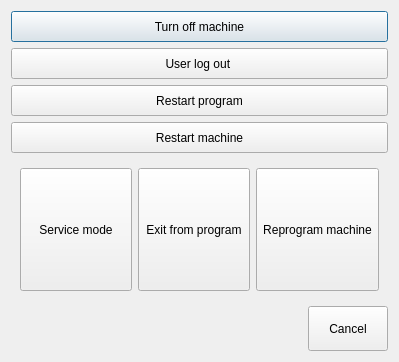
<?xml version="1.0" encoding="UTF-8"?>
<ui version="4.0">
 <class>ExitDialog</class>
 <widget class="QDialog" name="ExitDialog">
  <property name="geometry">
   <rect>
    <x>0</x>
    <y>0</y>
    <width>399</width>
    <height>362</height>
   </rect>
  </property>
  <property name="windowTitle">
   <string>Dialog</string>
  </property>
  <layout class="QVBoxLayout" name="verticalLayout_2">
   <item>
    <layout class="QVBoxLayout" name="verticalLayout">
     <item>
      <widget class="QPushButton" name="pButtonTurnOff">
       <property name="sizePolicy">
        <sizepolicy hsizetype="Minimum" vsizetype="Expanding">
         <horstretch>0</horstretch>
         <verstretch>0</verstretch>
        </sizepolicy>
       </property>
       <property name="text">
        <string>Turn off machine</string>
       </property>
       <property name="icon">
        <iconset resource="icons.qrc">
         <normaloff>:/new/icons/icons/Base/on.png</normaloff>:/new/icons/icons/Base/on.png</iconset>
       </property>
       <property name="iconSize">
        <size>
         <width>50</width>
         <height>50</height>
        </size>
       </property>
      </widget>
     </item>
     <item>
      <widget class="QPushButton" name="pButtonLogOut">
       <property name="sizePolicy">
        <sizepolicy hsizetype="Minimum" vsizetype="Expanding">
         <horstretch>0</horstretch>
         <verstretch>0</verstretch>
        </sizepolicy>
       </property>
       <property name="text">
        <string>User log out </string>
       </property>
       <property name="icon">
        <iconset resource="icons.qrc">
         <normaloff>:/new/icons/icons/Base/hand.png</normaloff>:/new/icons/icons/Base/hand.png</iconset>
       </property>
       <property name="iconSize">
        <size>
         <width>50</width>
         <height>50</height>
        </size>
       </property>
      </widget>
     </item>
     <item>
      <widget class="QPushButton" name="pButtonRestartApp">
       <property name="sizePolicy">
        <sizepolicy hsizetype="Minimum" vsizetype="Expanding">
         <horstretch>0</horstretch>
         <verstretch>0</verstretch>
        </sizepolicy>
       </property>
       <property name="text">
        <string>Restart program</string>
       </property>
       <property name="icon">
        <iconset resource="icons.qrc">
         <normaloff>:/new/icons/icons/Base/hand.png</normaloff>:/new/icons/icons/Base/hand.png</iconset>
       </property>
       <property name="iconSize">
        <size>
         <width>50</width>
         <height>50</height>
        </size>
       </property>
      </widget>
     </item>
     <item>
      <widget class="QPushButton" name="pButtonRastartAll">
       <property name="sizePolicy">
        <sizepolicy hsizetype="Minimum" vsizetype="Expanding">
         <horstretch>0</horstretch>
         <verstretch>0</verstretch>
        </sizepolicy>
       </property>
       <property name="text">
        <string>Restart machine</string>
       </property>
       <property name="icon">
        <iconset resource="icons.qrc">
         <normaloff>:/new/icons/icons/Base/stopEmerg.png</normaloff>:/new/icons/icons/Base/stopEmerg.png</iconset>
       </property>
       <property name="iconSize">
        <size>
         <width>50</width>
         <height>50</height>
        </size>
       </property>
      </widget>
     </item>
    </layout>
   </item>
   <item>
    <widget class="QWidget" name="widget" native="true">
     <layout class="QHBoxLayout" name="horizontalLayout">
      <item>
       <widget class="QToolButton" name="pButtonServiceMode">
        <property name="sizePolicy">
         <sizepolicy hsizetype="Minimum" vsizetype="Expanding">
          <horstretch>0</horstretch>
          <verstretch>0</verstretch>
         </sizepolicy>
        </property>
        <property name="text">
         <string>Service mode</string>
        </property>
        <property name="icon">
         <iconset resource="icons.qrc">
          <normaloff>:/new/icons/icons/Base/maintanse.png</normaloff>:/new/icons/icons/Base/maintanse.png</iconset>
        </property>
        <property name="iconSize">
         <size>
          <width>50</width>
          <height>50</height>
         </size>
        </property>
        <property name="toolButtonStyle">
         <enum>Qt::ToolButtonTextUnderIcon</enum>
        </property>
       </widget>
      </item>
      <item>
       <widget class="QToolButton" name="pButtonExitApp">
        <property name="sizePolicy">
         <sizepolicy hsizetype="Minimum" vsizetype="Expanding">
          <horstretch>0</horstretch>
          <verstretch>0</verstretch>
         </sizepolicy>
        </property>
        <property name="text">
         <string>Exit from program</string>
        </property>
        <property name="icon">
         <iconset resource="icons.qrc">
          <normaloff>:/new/icons/icons/Base/multip.png</normaloff>:/new/icons/icons/Base/multip.png</iconset>
        </property>
        <property name="iconSize">
         <size>
          <width>50</width>
          <height>50</height>
         </size>
        </property>
        <property name="toolButtonStyle">
         <enum>Qt::ToolButtonTextUnderIcon</enum>
        </property>
       </widget>
      </item>
      <item>
       <widget class="QToolButton" name="pButtonReprogram">
        <property name="sizePolicy">
         <sizepolicy hsizetype="Minimum" vsizetype="Expanding">
          <horstretch>0</horstretch>
          <verstretch>0</verstretch>
         </sizepolicy>
        </property>
        <property name="text">
         <string>Reprogram machine</string>
        </property>
        <property name="icon">
         <iconset resource="icons.qrc">
          <normaloff>:/new/icons/icons/Base/connect.png</normaloff>:/new/icons/icons/Base/connect.png</iconset>
        </property>
        <property name="iconSize">
         <size>
          <width>50</width>
          <height>50</height>
         </size>
        </property>
        <property name="toolButtonStyle">
         <enum>Qt::ToolButtonTextUnderIcon</enum>
        </property>
       </widget>
      </item>
     </layout>
    </widget>
   </item>
   <item>
    <layout class="QHBoxLayout" name="horizontalLayout_2">
     <item>
      <spacer name="horizontalSpacer">
       <property name="orientation">
        <enum>Qt::Horizontal</enum>
       </property>
       <property name="sizeHint" stdset="0">
        <size>
         <width>40</width>
         <height>20</height>
        </size>
       </property>
      </spacer>
     </item>
     <item>
      <widget class="QPushButton" name="pushButtonCancel">
       <property name="minimumSize">
        <size>
         <width>80</width>
         <height>45</height>
        </size>
       </property>
       <property name="text">
        <string>Cancel</string>
       </property>
      </widget>
     </item>
    </layout>
   </item>
  </layout>
 </widget>
 <resources>
  <include location="icons.qrc"/>
 </resources>
 <connections/>
</ui>
